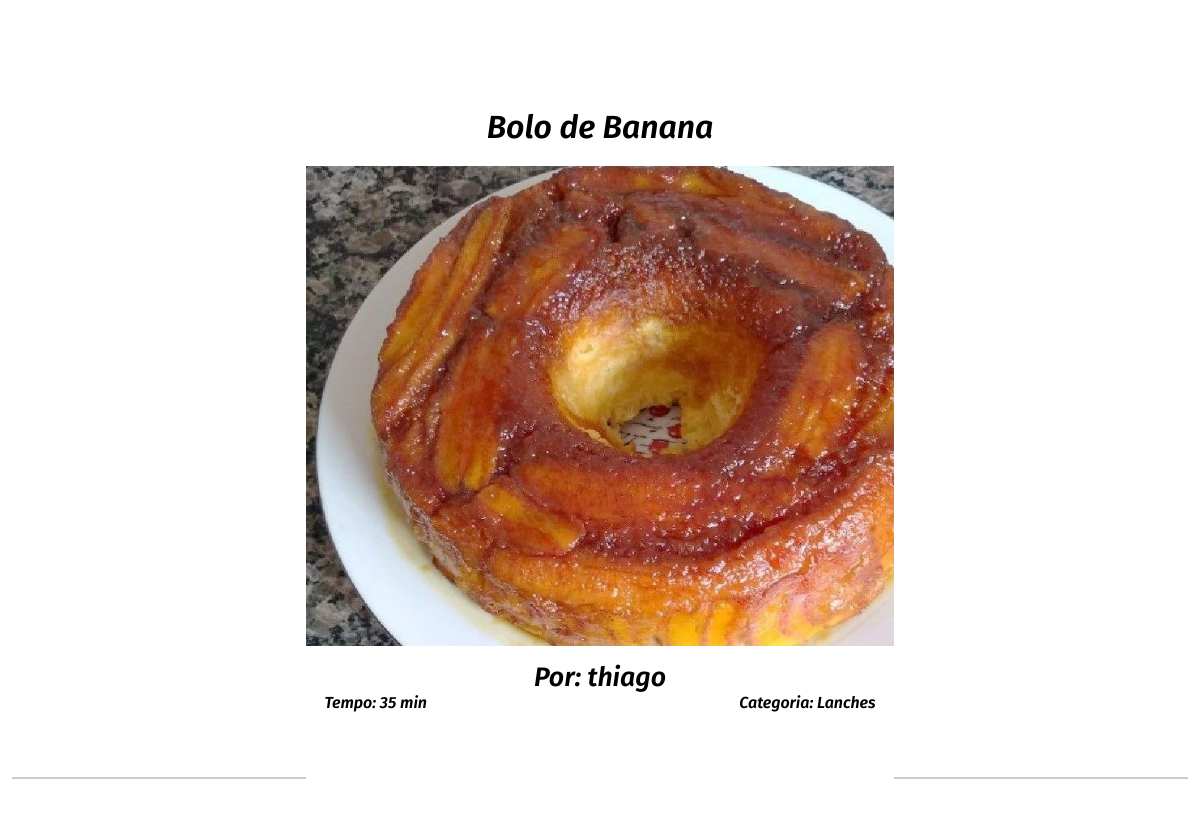
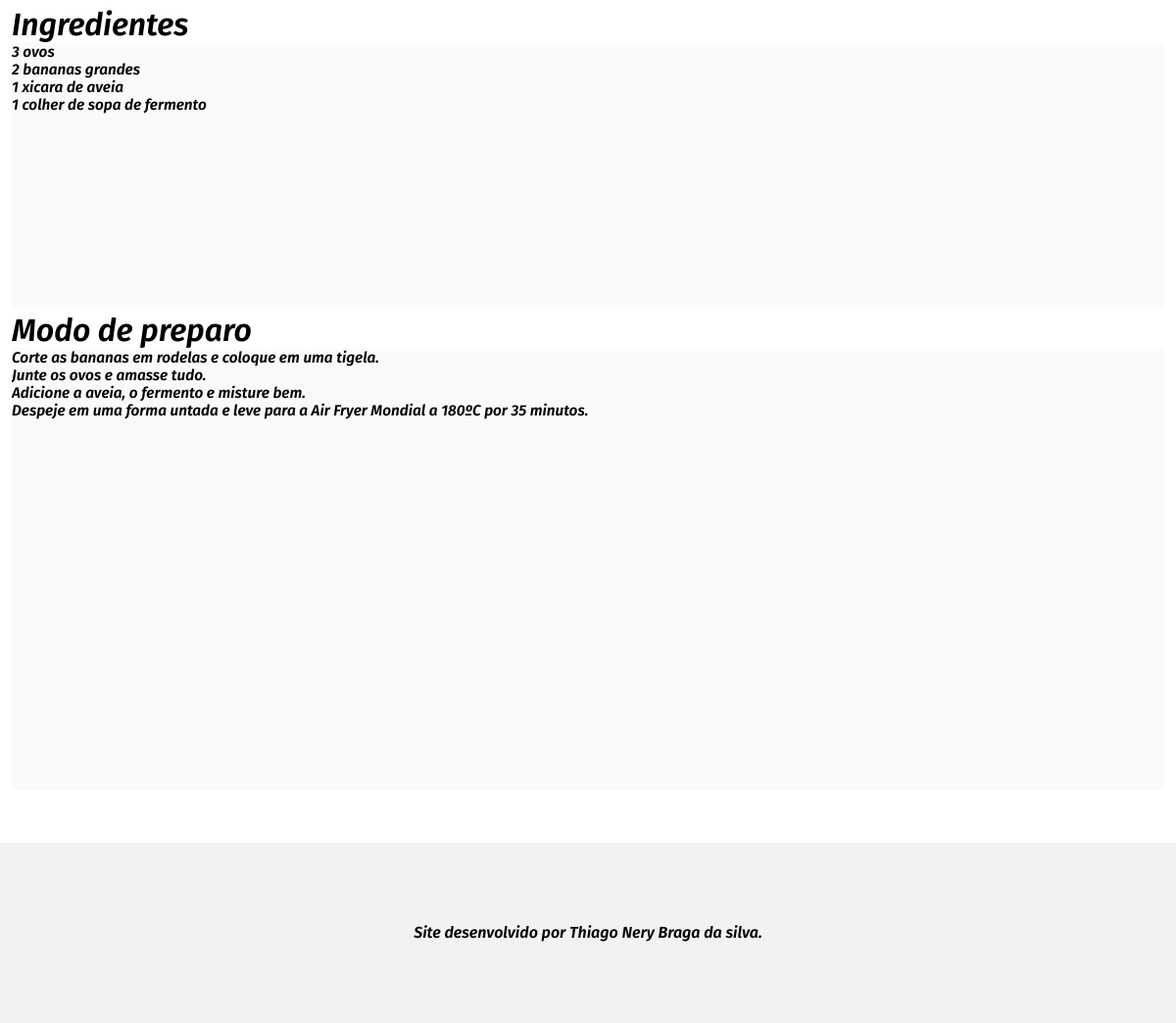
The app's page /homepage/23 with its own data (2 pictures, top to bottom).
### receitas/models.py (models this page shows)
class PostReceitas(models.Model):
    post_codigo = models.BigAutoField(primary_key=True,verbose_name='Codigo')
    post_usuario_fk = models.ForeignKey(User, on_delete=models.CASCADE, blank=True, null=True,
                                        verbose_name='Usuario')
    post_categoria_fk = models.ForeignKey(CategoriaModel, on_delete=models.DO_NOTHING,blank=True, null=True)
    post_foto = models.ImageField(upload_to='produto_imagens/%Y/%m/', blank=True, null=True)
    post_nome = models.CharField(max_length=80, blank=True,null=True, verbose_name='Nome da receita')
    post_tempo = models.IntegerField(null=True)
    post_ingredientes = models.TextField(max_length=1000, blank=True,null=True)
    post_preparo = models.TextField(max_length=1000, blank=True,null=True)
    post_publicado = models.BooleanField(default=False, verbose_name='Publicado')

class CategoriaModel(models.Model):
    cat_codigo = models.BigAutoField(primary_key=True)
    cat_nome = models.CharField(max_length=35, null=True)
    def __str__(self):
        return self.cat_nome

### receitas/views.py (the view)
# urls.py: path('<post_codigo>',views.Detalhe.as_view(),name='detalhe'),
class Detalhe(DetailView):
    model = models.PostReceitas
    template_name = 'receitas/detalhe.html'
    context_object_name = 'receita'
    pk_url_kwarg = 'post_codigo'

### receitas/templates/receitas/detalhe.html (shortened to what this page needs)
{%extends 'base.html'%}
{%block body %}
    <main class="main-pagina">
        <div class="container-receita-detalhe">
            <h1 class="receita-detalhe-tituto">{{receita.post_nome}}</h1>
            <img src="{{ receita.post_foto.url }}" alt="" class="img-receita-detalhe">
            <p class="autor-receita">Por: {{receita.post_usuario_fk}}</p>
            <div class="informacoes">
                <p>Tempo: {{receita.post_tempo}} min</p>
                 <p>Categoria: {{receita.post_categoria_fk}} </p>
            </div>
            <div class="flex-linha">
                <hr class="linha">
                <hr class="linha">
            </div>
            <h1>Ingredientes</h1>
            <textarea class="receita-ingrediente"  id="ingrediente" disabled rows="15">{{receita.post_ingredientes}}</textarea>
            <h1>Modo de preparo</h1>
             <textarea class="receita-ingrediente" id="preparo" disabled  rows="25">{{receita.post_preparo}}</textarea>
        </div>
    </main>
{% include 'parcias/_footer.html' %}
{%endblock%}

### templates/static/style.css (style rules this page uses)
* { margin: 0; padding: 0; box-sizing: border-box; font-family: 'FiraSans', sans-serif; }
.container-receita-detalhe { margin: 1%; }
.img-receita-detalhe { background-color: #000000; width: 50%; margin: 0 auto; height: 60vh; display:block; }
.autor-receita { margin-top: 15px; text-align: center ; font-size: 20pt; font-weight:700; }
.receita-detalhe-tituto { text-align: center; margin: 20px 0; }
.linha { width:25%; margin:15px 0; background: #ccc; border: none; border-radius:none; height:2px }
.flex-linha { display:flex; margin: 50px 0; justify-content:space-between; }
.informacoes { width: 100%; display: flex; justify-content: space-evenly; align-items: center; }
.receita-ingrediente { border: none; border: none; color: black; font-size: 11.5pt; resize: none; text-align: initial; width: 100%; overflow: hidden; }
.main-pagina { margin-top: 13.45vh; }

### records on screen
PostReceitas: post_nome "Bolo de Banana", post_foto (picture), post_usuario_fk "thiago", post_tempo "35", post_categoria_fk "Lanches", post_ingredientes "3 ovos 2 bananas grandes 1 xicara de aveia 1 colher de sopa de fermento", post_preparo "Corte as bananas em rodelas e coloque em uma tigela. Junte os ovos e amasse tudo. Adicione a aveia, o fermento e misture bem. Despeje em uma forma untada e leve para a Air Fryer Mondial a 180ºC por 35 minutos."
